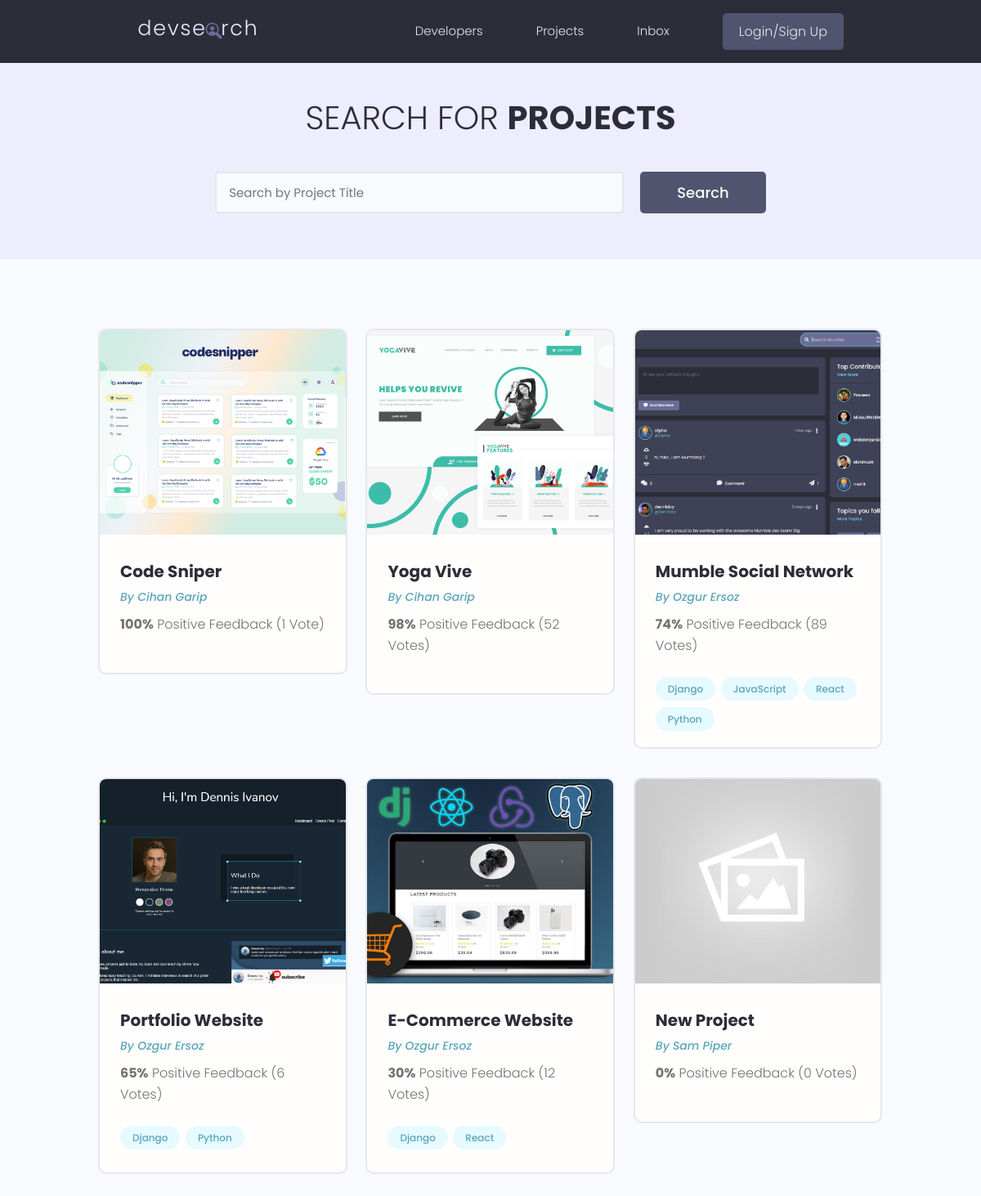
/projects/?page=2, run on an earlier commit of the app's database.
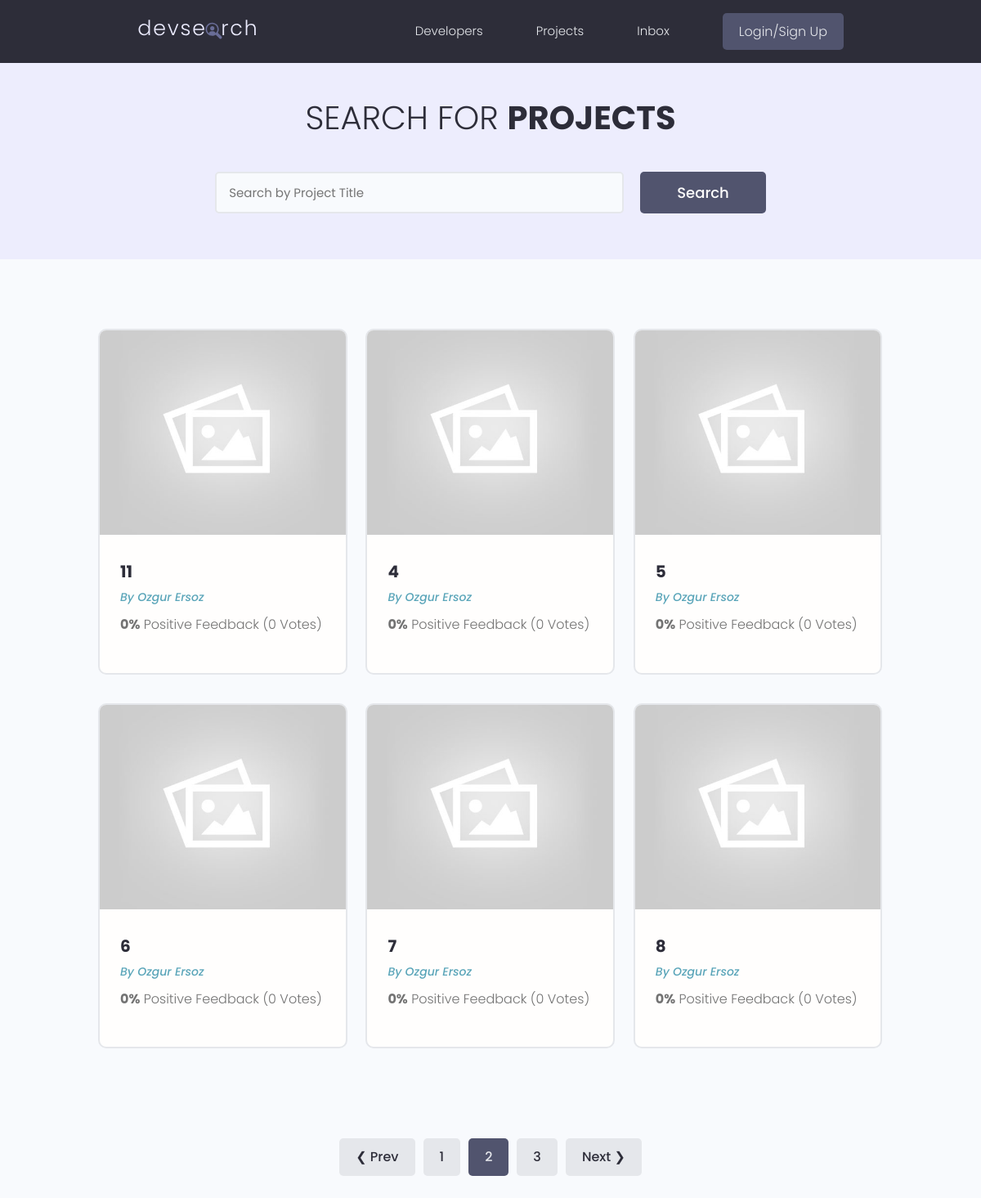
And on a later commit of the database.
### projects/models.py (models this page shows, shortened)
class Project(models.Model):
    owner = models.ForeignKey(Profile, on_delete=models.CASCADE, null=True, blank=True)
    title = models.CharField(max_length=200)
    description = models.TextField(null=True, blank=True)
    featured_image = models.ImageField(null=True, blank=True, default="default.jpg")
    demo_link = models.CharField(max_length=2000, null=True, blank=True)
    source_link = models.CharField(max_length=2000, null=True, blank=True)
    tags = models.ManyToManyField("Tag", blank=True)
    vote_total = models.IntegerField(default=0, null=True, blank=True)
    vote_ratio = models.IntegerField(default=0, null=True, blank=True)
    created = models.DateTimeField(auto_now_add=True)
    id = models.UUIDField(
        default=uuid.uuid4, unique=True, primary_key=True, editable=False
    )
    class Meta:
        ordering = ["-vote_ratio", "-vote_total", "title"]

class Tag(models.Model):
    name = models.CharField(max_length=200)
    created = models.DateTimeField(auto_now_add=True)
    id = models.UUIDField(
        default=uuid.uuid4, unique=True, primary_key=True, editable=False
    )
    def __str__(self):
        return self.name

### users/models.py (models this page shows, shortened)
class Profile(models.Model):
    user = models.OneToOneField(User, on_delete=models.CASCADE, null=True, blank=True)
    name = models.CharField(max_length=200, null=True, blank=True)
    username = models.CharField(max_length=200, null=True, blank=True)
    location = models.CharField(max_length=200, null=True, blank=True)
    email = models.EmailField(max_length=500, null=True, blank=True)
    short_intro = models.CharField(max_length=200, null=True, blank=True)
    bio = models.TextField(null=True, blank=True)
    profile_image = models.ImageField(
        null=True,
        blank=True,
        upload_to="profiles/",
        default="profiles/users-default.png",
    )
    social_github = models.CharField(max_length=200, null=True, blank=True)
    social_twitter = models.CharField(max_length=200, null=True, blank=True)
    social_linkedin = models.CharField(max_length=200, null=True, blank=True)
    social_youtube = models.CharField(max_length=200, null=True, blank=True)
    social_website = models.CharField(max_length=200, null=True, blank=True)
    id = models.UUIDField(
        default=uuid.uuid4, unique=True, primary_key=True, editable=False
    )

### projects/views.py (the view)
# urls.py: path("projects/", include("projects.urls")),
def projects(request):
    projects, search_query = search_projects(request)
    custom_range, projects = paginate_projects(request, projects, 6)
    context = {
        "projects": projects,
        "search_query": search_query,
        "custom_range": custom_range,
    }
    return render(
        request=request, template_name="projects/projects.html", context=context
    )

### projects/utils.py (called while the page is built)
def search_projects(request):
    search_query = ""
    if request.GET.get("search_query"):
        search_query = request.GET.get("search_query")
    tags = Tag.objects.filter(name__icontains=search_query)
    projects = Project.objects.distinct().filter(
        Q(title__icontains=search_query)
        | Q(description__icontains=search_query)
        | Q(owner__name__icontains=search_query)
        | Q(tags__in=tags)
    )
    return projects, search_query

def paginate_projects(request, projects, results):
    page = request.GET.get("page")
    paginator = Paginator(projects, results)
    try:
        projects = paginator.page(page)
    except PageNotAnInteger:
        page = 1
        projects = paginator.page(page)
    except EmptyPage:
        page = paginator.num_pages
        projects = paginator.page(page)
    left_index = int(page) - 4
    if left_index < 1:
        left_index = 1
    right_index = int(page) + 5
    if right_index > paginator.num_pages:
        right_index = paginator.num_pages + 1
    custom_range = range(left_index, right_index)
    return custom_range, projects

### projects/templates/projects/projects.html (shortened to what this page needs)
{% extends "main.html" %}
{% block content %}
  <main class="projects">
    <section class="hero-section text-center">
      <div class="container container--narrow">
        <div class="hero-section__box">
          <h2>
            Search for <span>Projects</span>
          </h2>
        </div>
        <div class="hero-section__search">
          <form id="searchForm"
                class="form"
                action="{% url 'projects' %}"
                method="get">
            <div class="form__field">
              <input class="input input--text"
                     id="formInput#search"
                     type="text"
                     name="search_query"
                     placeholder="Search by Project Title"
                     value="{{ search_query }}" />
            </div>
            <input class="btn btn--sub btn--lg" type="submit" value="Search" />
          </form>
        </div>
      </div>
    </section>
    <section class="projectsList">
      <div class="container">
        <div class="grid grid--three">
          {% for project in projects %}
            <div class="column">
              <div class="card project">
                <a href="{% url 'single-project' project.id %}" class="project">
                  <img class="project__thumbnail"
                       src="{{ project.featured_image.url }}"
                       alt="project thumbnail" />
                  <div class="card__body">
                    <h3 class="project__title">{{ project.title }}</h3>
                    <p>
                      <a class="project__author"
                         href="{% url 'user-profile' project.owner.id %}">By {{ project.owner.name }}</a>
                    </p>
                    <p class="project--rating">
                      <span style="font-weight: bold;">{{ project.vote_ratio }}%</span> Positive
                      Feedback ({{ project.vote_total }} Vote{{ project.vote_total|pluralize:"s" }})
                    </p>
                    <div class="project__tags">
                      {% for tag in project.tags.all %}
                        <span class="tag tag--pill tag--main">
                          <small>{{ tag }}</small>
                        </span>
                      {% endfor %}
                    </div>
                  </div>
                </a>
              </div>
            </div>
          {% endfor %}
        </div>
      </div>
    </section>
    {% include "pagination.html" with queryset=projects custom_range=custom_range %}
  </main>
{% endblock content %}

What changed in the data, as far as the page shows it:
no longer on this page (row unchanged): Project: featured_image (picture), title "Code Sniper", owner.name "Cihan Garip", vote_ratio "100", vote_total "1"
no longer on this page (row unchanged): Project: featured_image (picture), title "Yoga Vive", owner.name "Cihan Garip", vote_ratio "98", vote_total "52"
no longer on this page (row unchanged): Project: featured_image (picture), title "Mumble Social Network", owner.name "Ozgur Ersoz", vote_ratio "74", vote_total "89"
no longer on this page (row unchanged): Tag: name "Django"
no longer on this page (row unchanged): Tag: name "JavaScript", shown under "Mumble Social Network"
no longer on this page (row unchanged): Tag: name "React"
no longer on this page (row unchanged): Tag: name "Python"
no longer on this page (row unchanged): Project: featured_image (picture), title "Portfolio Website", owner.name "Ozgur Ersoz", vote_ratio "65", vote_total "6"
no longer on this page (row unchanged): Project: featured_image (picture), title "E-Commerce Website", owner.name "Ozgur Ersoz", vote_ratio "30", vote_total "12"
no longer on this page (row unchanged): Project: featured_image (placeholder picture), title "New Project", owner.name "Sam Piper", vote_ratio "0", vote_total "0"
added Project: featured_image (placeholder picture), title "11", owner.name "Ozgur Ersoz", vote_ratio "0", vote_total "0"
added Project: featured_image (placeholder picture), title "4", owner.name "Ozgur Ersoz", vote_ratio "0", vote_total "0"
added Project: featured_image (placeholder picture), title "5", owner.name "Ozgur Ersoz", vote_ratio "0", vote_total "0"
added Project: featured_image (placeholder picture), title "6", owner.name "Ozgur Ersoz", vote_ratio "0", vote_total "0"
added Project: featured_image (placeholder picture), title "7", owner.name "Ozgur Ersoz", vote_ratio "0", vote_total "0"
added Project: featured_image (placeholder picture), title "8", owner.name "Ozgur Ersoz", vote_ratio "0", vote_total "0"
Also different on the page:
text now shown: "❮ Prev Next ❯"
new list line: "1"
new list line: "2"
new list line: "3"
